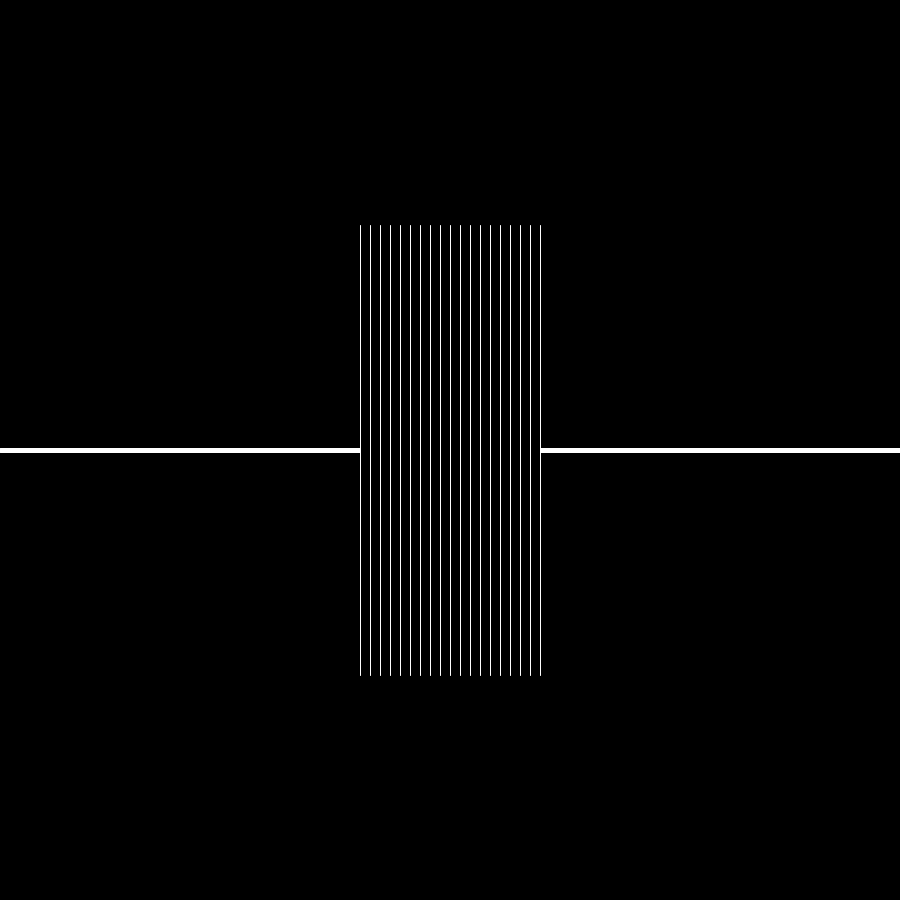
Frame 1 (no input)
Frame 60 (the mouse pressed at the canvas centre just before this capture): identical to frame 1, image omitted
Frame 120 (the mouse held since frame 60 and released just before this capture): identical to frame 1, image omitted

The Processing sketch that drew this single still picture (run headless with seeded random() and noise(); from frame 60 on, the mouse is pressed at the canvas centre):

// Processing sketch: sketch_200829f
// ── sketch_200829f.pde
// template
void setup(){
 size(900,900); 
 background(0);
 fill(255);
 stroke(255);
 strokeWeight(5);
 line(0, height / 2, width, height / 2);
 fill(0);
 noStroke();
 rect(width * .4, height * .25, width * .2, height * .5);
 stroke(255);
 strokeWeight(1);
 for(float x = width * .4; x <= width * .6; x += 10){
   line(x, height * .25, x, height * .75);
 }
}

void draw(){
  
}
